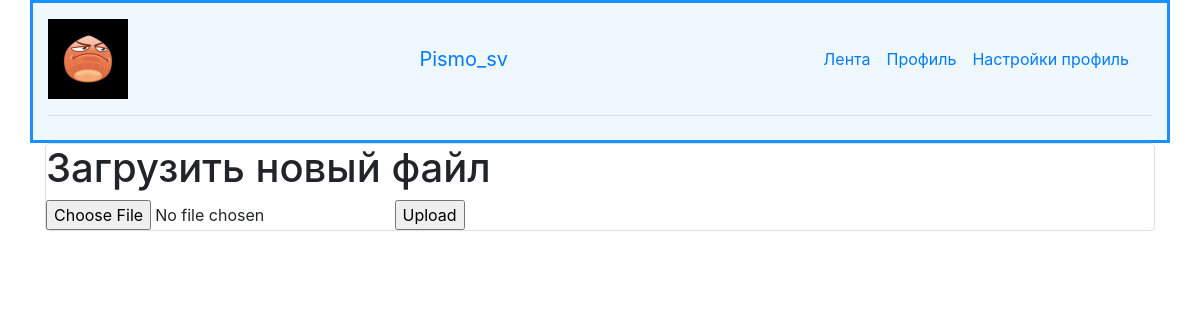
Page /upload (signed in) on the committed database.
### data/users.py (models this page shows, shortened)
class User(SqlAlchemyBase, UserMixin):
    __tablename__ = 'users'
    id = sqlalchemy.Column(sqlalchemy.Integer,
                           primary_key=True, autoincrement=True)
    name = sqlalchemy.Column(sqlalchemy.String, nullable=True)
    about = sqlalchemy.Column(sqlalchemy.String, nullable=True)
    email = sqlalchemy.Column(sqlalchemy.String,
                              index=True, unique=True, nullable=True)
    hashed_password = sqlalchemy.Column(sqlalchemy.String, nullable=True)
    created_date = sqlalchemy.Column(sqlalchemy.DateTime,
                                     default=datetime.datetime.now)
    avatar = sqlalchemy.Column(sqlalchemy.String, nullable=True)
    news = orm.relationship("News", back_populates='user')

### main.py (the view, shortened to what this page needs)
@app.route('/upload', methods=['GET', 'POST'])
def upload_file():
    return render_template("upload.html")

### data/db_session.py (called while the page is built)
def create_session() -> Session:
    global __factory
    return __factory()

### main.py (called while the page is built)
@login_manager.user_loader
def load_user(user_id):
    db_sess = db_session.create_session()
    return db_sess.query(User).get(user_id)

### templates/upload.html
{% extends "base.html" %}
{% block content %}
<div class="col-md6 border rounded">
    <h1>Загрузить новый файл</h1>
    <form method=post enctype=multipart/form-data>
      <input type=file name=file>
      <input type=submit value=Upload>
    </form>
</div>
{% endblock %}

### templates/base.html (shortened to what this page needs)
<!doctype html>
<html lang="en">
<head>
    <link rel="stylesheet"
          href="https://stackpath.bootstrapcdn.com/bootstrap/4.4.1/css/bootstrap.min.css"
>
</head>
<body>
<header>
    <div class="container" style="background-color: #F0F8FF; border:#1891FF solid; ">
        <header class="d-flex flex-wrap align-items-center justify-content-center justify-content-md-between py-3 mb-4 border-bottom">
            {% if current_user.is_authenticated %}
                {% if current_user.avatar == None %}
                    <img src="static/empty_avatar.jpg" height="80" width="80">
                {% else %}
                    <img src="static/users_files/{{current_user.avatar}}" alt="avatar" height="80" width="80">
                {% endif %}
                <a class="navbar-brand" href="/logout">{{ current_user.name }}</a>
            {% endif %}
            <ul class="nav col-12 col-md-auto mb-2 justify-content-center mb-md-0">
            <li><a href="/" class="nav-link px-2 link-secondary">Лента</a></li>
            <li><a href="/profile" class="nav-link px-2">Профиль</a></li>
            <li><a href="/profile_settings" class="nav-link px-2">Настройки профиль</a></li>
        </header>
    </div>
</header>
<main role="main" class="container">
    {% block content %}{% endblock %}
</main>
</body>
</html>

### templates/base.html (style rules this page uses)
body { background: url(https://img.freepik.com/free-photo/white-concrete-wall_53876-92803.jpg?w=1380&t=st=1681221851~exp=1681222451~hmac=b56127937686b29879128f878f829b32c23de93e679daa4056adbcf6740c8b92); background-color: #AAABB8 background-repeat: repeat-x; background-repeat: repeat-y; background-size: 100%; }

### rows in the picture
User: avatar (picture), name "Pismo_sv"
